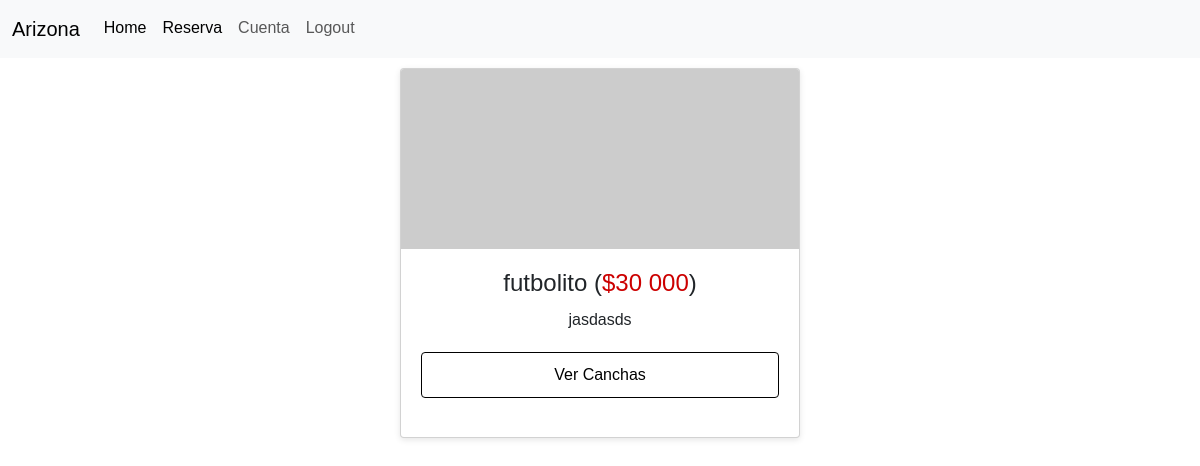
Before: /servicio/agenda/reserva/ (signed in) with the older database file.
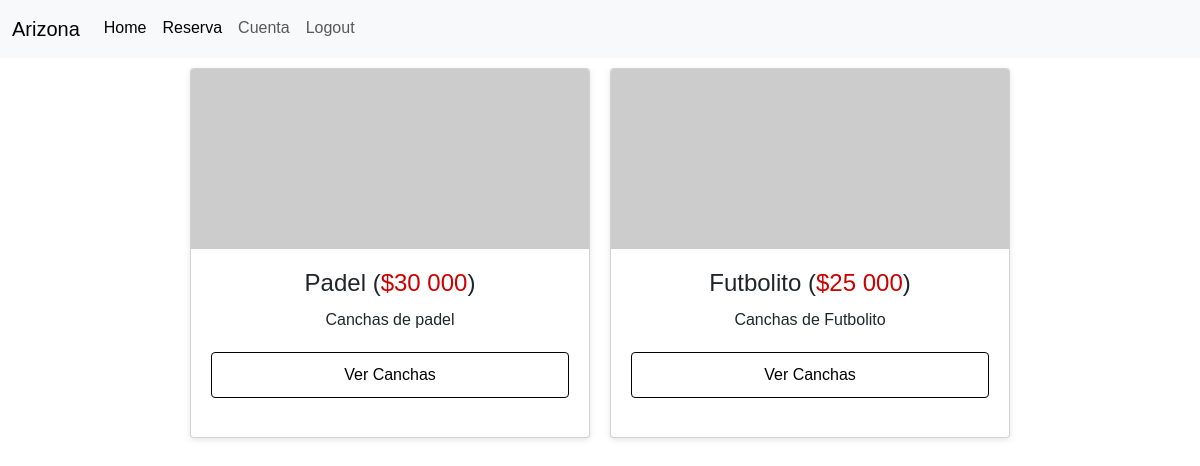
After: the same page with the newer database file.
### servicio/models.py (models this page shows)
class TipoCancha(models.Model):
    nombre = models.CharField(max_length=50)
    precio = models.DecimalField(max_digits=8, decimal_places=0)
    descripcion = models.TextField()
    def __str__(self):
        return self.nombre
    class Meta:
        verbose_name = _('Tipo de Cancha')
        verbose_name_plural = _('Tipos de Canchas')

### servicio/views.py (the view)
# urls.py: path('agenda/reserva/', PreReserva.as_view(), name='agenda-reserva'),
class PreReserva(ListView):
    model = TipoCancha
    template_name = 'pre_reserva/pre_reserva.html'
    context_object_name = 'tipos_cancha'
    def dispatch(self, request, *args, **kwargs):
        if not request.user.is_authenticated:
            return redirect('Login:login')
        try:
            cliente = request.user.cliente
        except Cliente.DoesNotExist:
            messages.warning(request, 'Necesitas los DATOS COMPLEMENTARIOS para realizar una reserva')
            return redirect('cliente:cliente_create')
        return super().dispatch(request, *args, **kwargs)
    def get_context_data(self, **kwargs):
        context = super().get_context_data(**kwargs)
        agendas_por_cancha = {}
        current_date = timezone.now().date()
        for tipo in context['tipos_cancha']:
            canchas = Cancha.objects.filter(tipo=tipo)
            agendas_por_cancha[tipo] = {}
            for cancha in canchas:
                agendas = Agenda.objects.filter(cancha=cancha, disponible=True)
                agendas_por_cancha[tipo][cancha] = agendas
        context['agendas_por_cancha'] = agendas_por_cancha
        return context

### servicio/models.py (called while the page is built)
    def __str__(self):
        return f'Cancha {self.numeracion}'

    def __str__(self):
        return f'{self.hora_inicio.strftime("%I:%M %p")} - {self.hora_fin.strftime("%I:%M %p")}'

### servicio/templates/pre_reserva/pre_reserva.html (shortened to what this page needs)
{% extends "layout.html" %}
{% load static %}
{% load humanize %}
{% block head %}
<link rel="stylesheet" href="{% static 'css/servicio/agendas.css' %}" type="text/css">
{% endblock %}
{% block container %}
<div class="tipos-cancha">
  <div class="card-tipos">
    {% for tipo in tipos_cancha %}
      <div class="card">
        <a href="{% url 'servicio:agenda-reserva'%}">
          {% if tipo.nombre == "Futbolito" %}
            <img src="https://dummyimage.com/600x400/000/fff" alt="Imagen de la cancha de futbolito">
          {% elif tipo.nombre == "Paddel" %}
            <img src="https://dummyimage.com/600x400/000/fff" alt="Imagen de la cancha de paddel">
          {% elif tipo.nombre == "Cross" %}
            <img src="https://dummyimage.com/600x400/000/fff" alt="Imagen de la cancha de paddel">
          {% else %}
            <img src="https://dummyimage.com/600x400/000/fff" alt="Imagen predeterminada">
          {% endif %}
        </a>
        <div class="card-body">
          <h1>{{ tipo.nombre }} (<span>${{ tipo.precio|intcomma }}</span>)</h1>
          <p>{{ tipo.descripcion }}</p>
          <a href="#" class="card-link btn btn-outline-dark" data-toggle="modal" data-target="#canchasModal{{ tipo.id }}">Ver Canchas</a>
        </div>
      </div>
    {% endfor %}
  </div>
</div>
{% endblock %}

### templates/layout.html (shortened to what this page needs)
<!doctype html>
{% load static %}
<html lang="en">
<head>
	<link rel="stylesheet" href="{% static 'css/nav.css' %}" type="text/css">
	<link rel="stylesheet" href="https://cdnjs.cloudflare.com/ajax/libs/font-awesome/5.15.3/css/all.min.css">
    <link rel="stylesheet" href="https://cdnjs.cloudflare.com/ajax/libs/jqueryui/1.12.1/jquery-ui.min.css">
	<link href="https://cdn.jsdelivr.net/npm/bootstrap@5.3.0-alpha1/dist/css/bootstrap.min.css" rel="stylesheet"
>
	{% block head %}
	{% endblock %}
</head>
<body>
	<header>
		{% include 'partials/navbar.html' %}
	</header>
	{% block container %}{% endblock %}
</body>
</html>

### templates/partials/navbar.html (shortened to what this page needs)
<nav class="navbar navbar-expand-lg bg-body-tertiary">
    <div class="container-fluid">
        <a class="navbar-brand" href="#">Arizona</a>
        <div class="collapse navbar-collapse" id="navbarNav">
            <ul class="navbar-nav">
                <li class="nav-item">
                    <a class="nav-link active" aria-current="page" href="{% url 'home' %}">Home</a>
                </li>
                {% if user.is_authenticated %}
                    {% if user.roles.nombre == 'admin' or user.roles.nombre == 'trabajador' %}
                        <li class="nav-item">
                            <a class="nav-link active" aria-current="page" href="{% url 'servicio:agenda-listar' %}">Agendas</a>
                        </li>
                        <li class="nav-item">
                            <a class="nav-link active" aria-current="page" href="{% url 'servicio:cancha-listar' %}">Servicios</a>
                        </li>
                        <li class="nav-item">
                            <a class="nav-link active" aria-current="page" href="{% url 'cliente:reserva_list' %}">Reservas</a>
                        </li>
                        <li class="nav-item">
                            <a class="nav-link active" aria-current="page" href="{% url 'cliente:cliente_list' %}">Clientes</a>
                        </li>
                    {% elif user.roles.nombre == 'cliente'%}
                        <li class="nav-item">
                            <a class="nav-link active" aria-current="page" href="{% url 'servicio:agenda-reserva' %}">Reserva</a>
                        </li>
                    {% endif %}
                    <li class="nav-item">
                        <a class="nav-link" href="{% url 'account:index' %}">Cuenta</a>
                    </li>
                    <li class="nav-item">
                        <a class="nav-link" href="{% url 'Login:logout' %}">Logout</a>
                    </li>
                {% endif %}
            </ul>
        </div>
    </div>
</nav>

### static/css/nav.css (style rules this page uses)
.navbar-nav .nav-item .nav-link { position: relative; border-bottom: 2px solid transparent; transition: all 0.3s; }
.navbar-nav .nav-item .nav-link::after { content: ""; position: absolute; left: 0; bottom: -1px; width: 100%; height: 2px; background-color: #646464; transform: scaleX(0); transition: transform 0.3s; }

### static/css/servicio/agendas.css (style rules this page uses)
body { font-family: Arial, sans-serif; margin: 0; padding: 0; }
h1, h2, h3, h4, h5, h6 { margin: 0; padding: 0; }
.tipos-cancha { text-align: center; margin-bottom: 40px; }
.tipos-cancha h1 { font-size: 32px; margin-bottom: 20px; }
.card-tipos { display: flex; flex-wrap: wrap; justify-content: center; }
.card { width: 400px; height: 370px; min-width: 300px; margin: 10px; background-color: #fff; box-shadow: 0 2px 6px rgba(0, 0, 0, 0.1); border-radius: 4px; overflow: hidden; }
.card a { display: block; }
.card img { width: 100%; height: 180px; }
.card-body { padding: 20px; }
.card h1 { font-size: 24px; margin-bottom: 10px; }
.card h1 span { color: #c00; }
.card p { margin-bottom: 20px; }
.card-link { display: block; width: 100%; margin-top: 20px; padding: 10px; text-align: center; text-decoration: none; color: #000; border: 1px solid #000; border-radius: 4px; transition: background-color 0.3s ease; }

Changed rows visible on the page:
removed TipoCancha: nombre "futbolito", precio "30 000", descripcion "jasdasds"
added TipoCancha: nombre "Padel", precio "30 000", descripcion "Canchas de padel"
added TipoCancha: nombre "Futbolito", precio "25 000", descripcion "Canchas de Futbolito"
